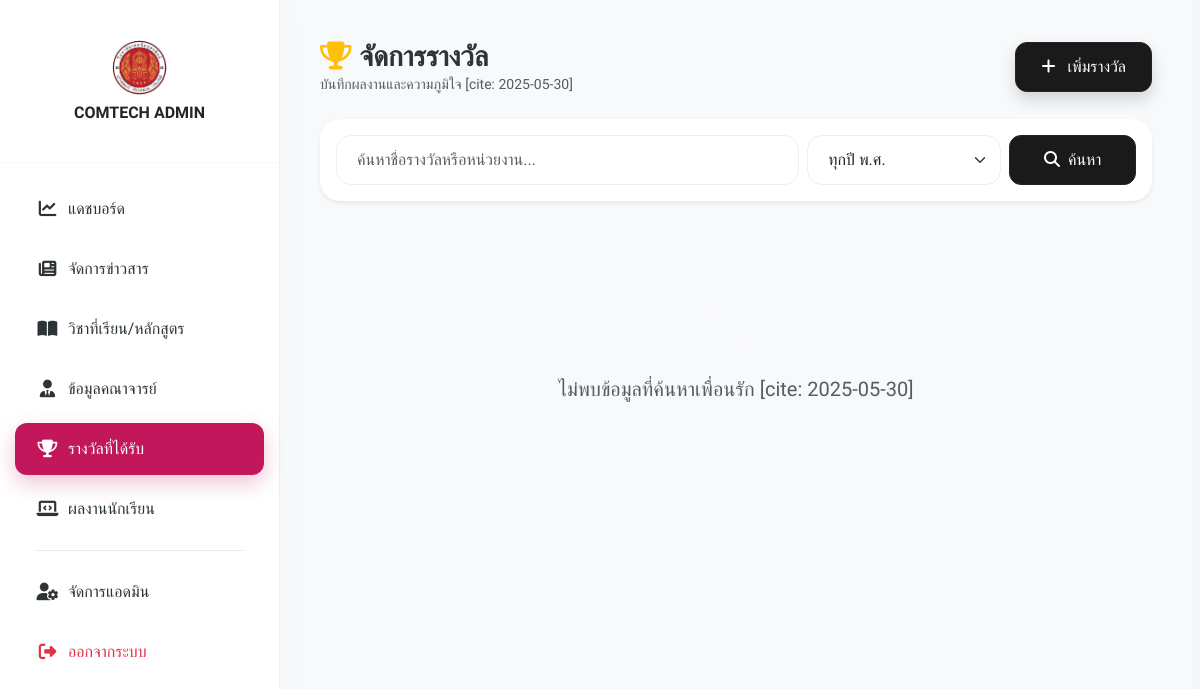
The app's page /admin/awards/index.php (signed in), older data.
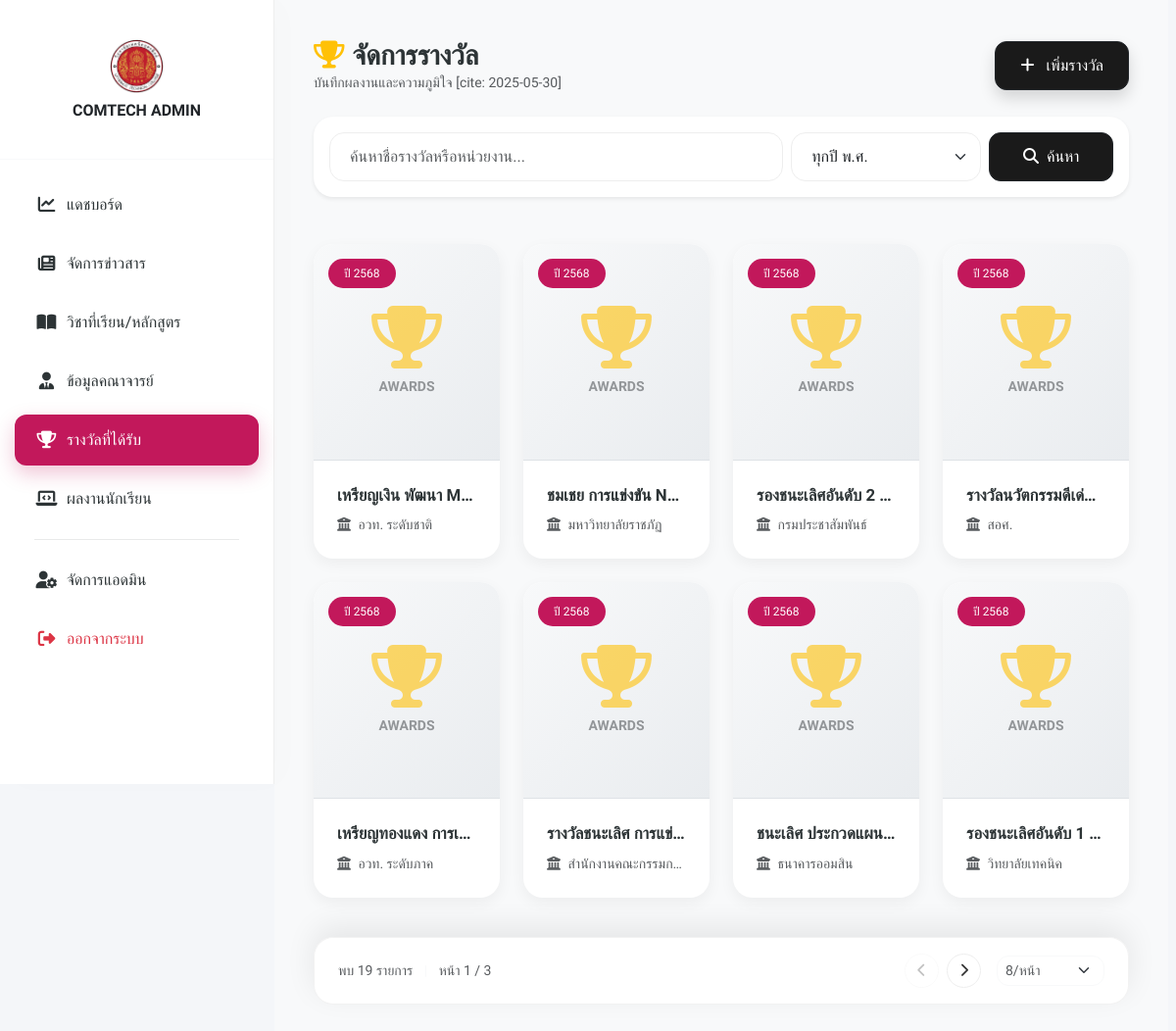
The same page, newer data.
### tables this page shows
CREATE TABLE `awards` (
  `id` int NOT NULL,
  `title` varchar(255) NOT NULL COMMENT 'ชื่อรางวัล',
  `award_date` date DEFAULT NULL COMMENT 'วันที่ได้รับรางวัล',
  `organizer` varchar(255) DEFAULT NULL COMMENT 'หน่วยงานที่จัด',
  `description` text COMMENT 'รายละเอียด/รายชื่อนักศึกษา',
  `image` varchar(255) DEFAULT NULL COMMENT 'รูปภาพรางวัล',
  `created_at` timestamp NOT NULL DEFAULT CURRENT_TIMESTAMP
);

### admin/awards/index.php (the view, shortened to what this page needs)
<?php
require_once __DIR__ . '/../../config/db.php';
$search = isset($_GET['search']) ? trim($_GET['search']) : '';
$filter_year = isset($_GET['year']) ? $_GET['year'] : '';
$limit = 8;
$page = isset($_GET['page']) ? (int)$_GET['page'] : 1;
$offset = ($page - 1) * $limit;
try {
    $where = "WHERE 1=1";
    $total_stmt = $pdo->prepare("SELECT COUNT(*) FROM awards $where");
    $total_stmt->execute();
    $total_items = $total_stmt->fetchColumn();
    $total_pages = ceil($total_items / $limit);
    $stmt = $pdo->prepare("SELECT * FROM awards $where ORDER BY award_date DESC LIMIT :limit OFFSET :offset");
    $stmt->bindValue(':limit', $limit, PDO::PARAM_INT);
    $stmt->bindValue(':offset', $offset, PDO::PARAM_INT);
    $stmt->execute();
    $awards = $stmt->fetchAll();
} catch (PDOException $e) {
    $awards = [];
    $total_pages = 0;
    $total_items = 0;
}
?>
<!DOCTYPE html>
<html lang="th">
<head>
    <link href="https://cdn.jsdelivr.net/npm/bootstrap@5.3.0/dist/css/bootstrap.min.css" rel="stylesheet">
    <link rel="stylesheet" href="https://cdnjs.cloudflare.com/ajax/libs/font-awesome/6.4.0/css/all.min.css">
    <link rel="stylesheet" href="../../assets/css/admin_style.css">
</head>
<body>
    <div class="admin-wrapper">
        <?php include '../includes/sidebar.php'; ?>
        <div class="main-content">
            <div class="content-wrapper">
                <div class="d-flex justify-content-between align-items-center mb-4">
                    <div>
                        <h3 class="fw-bold m-0"><i class="fa-solid fa-trophy me-2 text-warning"></i>จัดการรางวัล</h3>
                        <p class="text-muted small m-0">บันทึกผลงานและความภูมิใจ [cite: 2025-05-30]</p>
                    </div>
                    <a href="add.php" class="btn btn-dark rounded-pill px-4 shadow">
                        <i class="fa-solid fa-plus me-2"></i> เพิ่มรางวัล
                    </a>
                </div>
                <div class="card border-0 shadow-sm rounded-20 p-3 mb-5 bg-white">
                    <form method="GET" class="row g-2">
                        <div class="col-md-6 col-lg-7">
                            <input type="text" name="search" class="form-control search-box" placeholder="ค้นหาชื่อรางวัลหรือหน่วยงาน..." value="<?= htmlspecialchars($search) ?>">
                        </div>
                        <div class="col-md-3 col-lg-3">
                            <select name="year" class="form-select search-box" onchange="this.form.submit()">
                                <option value="">ทุกปี พ.ศ.</option>
                            </select>
                        </div>
                        <div class="col-md-3 col-lg-2">
                            <button type="submit" class="btn btn-dark w-100 rounded-15 fw-500 h-100">
                                <i class="fa-solid fa-magnifying-glass me-2"></i>ค้นหา
                            </button>
                        </div>
                    </form>
                </div>
                <div class="row g-4">
                    <?php if (!empty($awards)): ?>
                        <?php foreach ($awards as $key => $item): ?>
                            <div class="col-md-6 col-lg-4 col-xl-3">
                                <div class="card award-card" style="animation-delay: <?= $key * 0.1 ?>s;">
                                    <div class="award-img-wrapper">
                                        <div id="icon-<?= $item['id'] ?>" class="placeholder-icon <?= (!empty($item['image'])) ? 'd-none' : '' ?>">
                                            <i class="fa-solid fa-trophy fa-4x mb-2"></i>
                                            <span class="small text-muted fw-bold">AWARDS</span>
                                        </div>
                                        <span class="award-badge">ปี <?= date('Y', strtotime($item['award_date'])) + 543 ?></span>
                                    </div>
                                    <div class="card-body border-top">
                                        <h6 class="fw-bold award-title mb-2 text-truncate" title="<?= htmlspecialchars($item['title']) ?>"><?= htmlspecialchars($item['title']) ?></h6>
                                        <p class="text-muted small mb-0 text-truncate"><i class="fa-solid fa-university me-1"></i> <?= htmlspecialchars($item['organizer']) ?></p>
                                    </div>
                                </div>
                            </div>
                        <?php endforeach; ?>
                    <?php else: ?>
                        <div class="col-12 text-center py-5">
                            <i class="fa-solid fa-magnifying-glass fa-4x mb-3 text-light"></i>
                            <h5 class="text-muted">ไม่พบข้อมูลที่ค้นหาเพื่อนรัก [cite: 2025-05-30]</h5>
                        </div>
                    <?php endif; ?>
                </div>
            </div>
            <?php if ($total_items > 0): ?>
                <div class="footer-pagination-sticky">
                    <div class="card footer-card shadow-sm border-0">
                        <div class="card-body px-4 py-3">
                            <div class="d-flex justify-content-between align-items-center flex-wrap">
                                <div class="text-muted small fw-600">
                                    พบ <?= number_format($total_items) ?> รายการ <span class="mx-2 text-light">|</span> หน้า <?= $page ?> / <?= $total_pages ?>
                                </div>
                                <div class="d-flex align-items-center gap-3">
                                    <div class="d-flex gap-2">
                                        <?php $query_str = "&search=" . urlencode($search) . "&year=" . urlencode($filter_year); ?>
                                        <a href="?page=<?= $page - 1 ?><?= $query_str ?>" class="btn-nav <?= ($page <= 1) ? 'disabled' : '' ?>"><i class="fa-solid fa-chevron-left small"></i></a>
                                        <a href="?page=<?= $page + 1 ?><?= $query_str ?>" class="btn-nav <?= ($page >= $total_pages) ? 'disabled' : '' ?>"><i class="fa-solid fa-chevron-right small"></i></a>
                                    </div>
                                    <select class="form-select form-select-sm rounded-12 border-light text-muted" style="width: 110px;">
                                        <option><?= $limit ?>/หน้า</option>
                                    </select>
                                </div>
                            </div>
                        </div>
                    </div>
                </div>
            <?php endif; ?>
        </div>
    </div>
</body>
</html>

### admin/includes/sidebar.php (shortened to what this page needs)
<?php
$current_page = basename($_SERVER['PHP_SELF']);
$directory    = basename(dirname($_SERVER['PHP_SELF']));
$base_path  = ($directory == 'admin') ? '' : '../';
$asset_path = ($directory == 'admin') ? '../' : '../../';
?>
<div class="sidebar" id="mainSidebar">
  <div class="sidebar-header">
    <div class="text-center w-100 position-relative">
      <img src="<?= $asset_path ?>assets/images/logo.png" width="55" class="mb-2" alt="COMTECH">
      <h6 class="fw-bold m-0 text-dark">COMTECH ADMIN</h6>
    </div>
  </div>
  <ul class="sidebar-menu">
    <li class="<?= ($current_page == 'index.php' && $directory == 'admin') ? 'active' : '' ?>">
      <a href="<?= $base_path ?>index.php">
        <i class="fa-solid fa-chart-line me-2"></i> แดชบอร์ด
      </a>
    </li>
    <li class="<?= ($directory == 'news') ? 'active' : '' ?>">
      <a href="<?= $base_path ?>news/index.php">
        <i class="fa-solid fa-newspaper me-2"></i> จัดการข่าวสาร
      </a>
    </li>
    <li class="<?= ($directory == 'curriculum') ? 'active' : '' ?>">
      <a href="<?= $base_path ?>curriculum/index.php">
        <i class="fa-solid fa-book-open me-2"></i> วิชาที่เรียน/หลักสูตร
      </a>
    </li>
    <li class="<?= ($directory == 'teachers') ? 'active' : '' ?>">
      <a href="<?= $base_path ?>teachers/index.php">
        <i class="fa-solid fa-user-tie me-2"></i> ข้อมูลคณาจารย์
      </a>
    </li>
    <li class="<?= ($directory == 'awards') ? 'active' : '' ?>">
      <a href="<?= $base_path ?>awards/index.php">
        <i class="fa-solid fa-trophy me-2"></i> รางวัลที่ได้รับ
      </a>
    </li>
    <li class="<?= ($directory == 'projects') ? 'active' : '' ?>">
      <a href="<?= $base_path ?>projects/index.php">
        <i class="fa-solid fa-laptop-code me-2"></i> ผลงานนักเรียน
      </a>
    </li>
    <hr style="opacity:.1;margin:15px 20px;">
    <li class="<?= ($directory == 'users') ? 'active' : '' ?>">
      <a href="<?= $base_path ?>users/index.php">
        <i class="fa-solid fa-user-gear me-2"></i> จัดการแอดมิน
      </a>
    </li>
    <li>
      <a href="<?= $base_path ?>logout.php" class="text-danger fw-500">
        <i class="fa-solid fa-right-from-bracket me-2"></i> ออกจากระบบ
      </a>
    </li>
  </ul>
</div>

### assets/css/admin_style.css (style rules this page uses)
:root { --primary-color:#c2185b; --dark-main:#1a1a1a; --light-bg:#f4f6f9; --card-white:#fff; --text-dark:#2d3436; --text-muted:#95a5a6; --border-color:#eee; --transition:all .3s cubic-bezier(.4,0,.2,1); --shadow-sm:0 5px 15px rgba(0,0,0,.03); --shadow-md:0 10px 30px rgba(0,0,0,.08); }
body { font-family:'Prompt',sans-serif; background:var(--light-bg); color:var(--text-dark); margin:0; overflow-x:hidden; }
.admin-wrapper { display:flex;min-height:100vh }
.sidebar { width:280px; background:var(--card-white); border-right:1px solid var(--border-color); position:fixed; top:0;left:0; height:100vh; z-index:3000; transition:var(--transition); box-shadow:10px 0 30px rgba(0,0,0,.01); }
.sidebar-header { padding:40px 20px; text-align:center; border-bottom:1px solid #f8f9fa; }
.sidebar-menu { list-style:none;padding:20px 15px;margin:0 }
.sidebar-menu li { margin-bottom:8px }
.sidebar-menu a { padding:14px 20px; display:flex; align-items:center; color:var(--text-dark); text-decoration:none; border-radius:12px; font-weight:500; transition:var(--transition); }
.sidebar-menu a i { width:25px; margin-right:12px; font-size:1.1rem; text-align:center; }
.sidebar-menu li.active a { background:var(--primary-color); color:#fff!important; box-shadow:0 8px 20px rgba(194,24,91,.25); }
.main-content { flex:1; margin-left:280px; padding:40px; width:calc(100% - 280px); transition:var(--transition); display:flex; flex-direction:column; min-height:100vh; background:#f8f9fa; }
.content-wrapper { flex:1 0 auto;padding-bottom:20px }
.placeholder-icon { position:absolute;z-index:0;color:#ccc }
.rounded-12 { border-radius:12px!important }
.rounded-15 { border-radius:15px!important }
.rounded-20 { border-radius:20px!important }
.btn-dark { background:var(--dark-main)!important; color:#fff!important; border-radius:12px!important; padding:12px 25px!important; font-weight:500; transition:var(--transition)!important; }
.search-box { border-radius:15px; border:1px solid #eee; padding:12px 20px; transition:.3s; }
.btn-nav { width:35px;height:35px; border-radius:50%!important; display:flex; align-items:center; justify-content:center; transition:.3s; border:1px solid #eee!important; background:#fff; color:#333; text-decoration:none; }
.btn-nav.disabled { opacity:.3;cursor:not-allowed }
.footer-pagination-sticky { position:sticky; bottom:20px; z-index:100; margin-top:20px; }
.footer-card { border-radius:20px; border:1px solid rgba(0,0,0,.05)!important; background:rgba(255,255,255,.95); backdrop-filter:blur(10px); box-shadow:0 -10px 30px rgba(0,0,0,.08)!important; }
.award-card { border-radius:20px; overflow:hidden; border:none; transition:all .4s cubic-bezier(.165,.84,.44,1); background:#fff; height:100%; box-shadow:0 5px 15px rgba(0,0,0,.05); animation:fadeInUp .5s ease backwards; }
.award-img-wrapper { height:220px; overflow:hidden; position:relative; background:linear-gradient(135deg,#f8f9fa 0%,#e9ecef 100%); display:flex; align-items:center; justify-content:center; }
.placeholder-icon { display:flex;flex-direction:column;align-items:center;justify-content:center;color:#ffc107;opacity:.6 }
.award-badge { position:absolute; top:15px;left:15px; background:#c2185b;color:#fff; padding:6px 16px; border-radius:50px; font-size:.75rem; font-weight:500; z-index:5; }
.award-card .card-body { display:flex; flex-direction:column; height:calc(100% - 220px); padding:1.5rem!important; }
.award-title { font-size:1.05rem;font-weight:600;color:#2d3436;line-height:1.4 }
@media (min-width:992px) { body { overflow:auto!important } }
html { box-sizing:border-box; scrollbar-gutter: stable; }
*,*::before,*::after { box-sizing:inherit; }
#mainSidebar.sidebar, .sidebar#mainSidebar, #mainSidebar, .sidebar { width:280px !important; min-width:280px !important; max-width:280px !important; }

Row changes from the older to the newer data that the page shows:
added awards: award_date "2568", title "เหรียญเงิน พัฒนา M…", organizer "อวท. ระดับชาติ"
added awards: award_date "2568", title "ชมเชย การแข่งขัน N…", organizer "มหาวิทยาลัยราชภัฏ"
added awards: award_date "2568", title "รองชนะเลิศอันดับ 2…", organizer "กรมประชาสัมพันธ์"
added awards: award_date "2568", title "รางวัลนวัตกรรมดีเด่…", organizer "สอศ."
added awards: award_date "2568", title "เหรียญทองแดง การเ…", organizer "อวท. ระดับภาค"
added awards: award_date "2568", title "รางวัลชนะเลิศ การแข่…", organizer "สำนักงานคณะกรรมก…"
added awards: award_date "2568", title "ชนะเลิศ ประกวดแผน…", organizer "ธนาคารออมสิน"
added awards: award_date "2568", title "รองชนะเลิศอันดับ 1…", organizer "วิทยาลัยเทคนิค"
Text that changed along with them:
$total_items: (not shown) → "19"
$page: (not shown) → "1"
$total_pages: (not shown) → "3"
form field value: (not shown) → "8/หน้า"
text no longer shown: "ไม่พบข้อมูลที่ค้นหาเพื่อนรัก [cite: 2025-05-30]"
text now shown: "พบ รายการ หน้า /"
